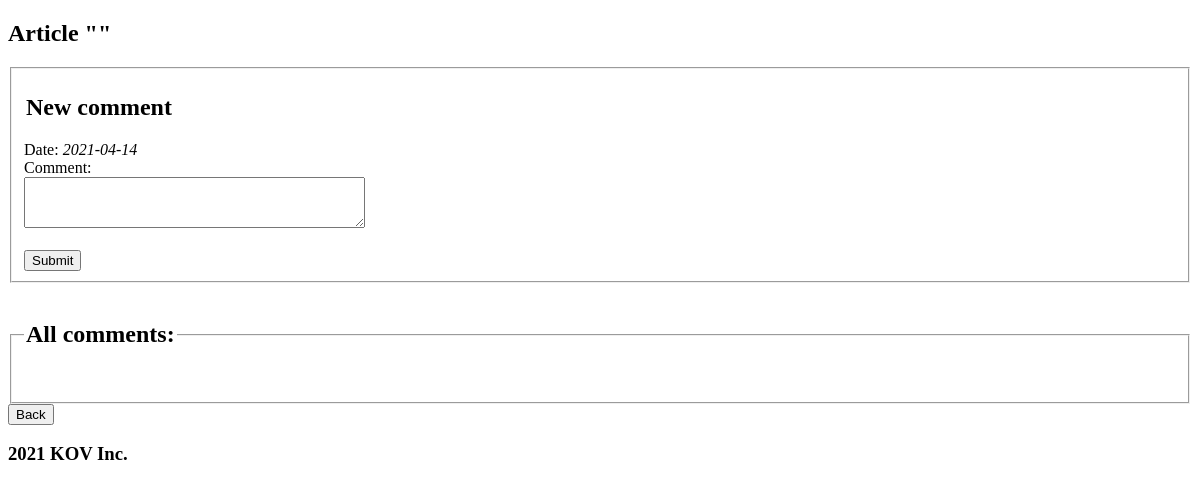
/article/5, run on an earlier commit of the app's database.
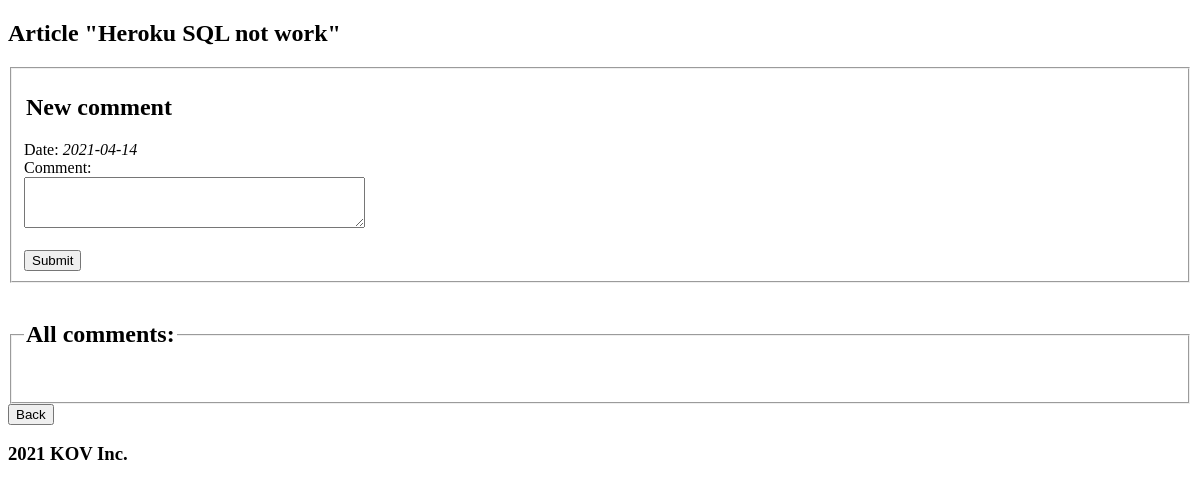
And on a later commit of the database.
### app.py (models this page shows, shortened)
class Article(db.Model):    # Данный Класс наследуется от метода Model БД. Модель в Python это Таблица в БД
    id = db.Column(db.Integer, primary_key = True, autoincrement = True)
    title = db.Column(db.String(140), unique = True, nullable = False)
    article_url = db.Column(db.String(300), unique = True, nullable = False)
    content = db.Column(db.String(2000), nullable = False)
    date_created = db.Column(db.Date, default = date.today)

### app.py (the view, shortened to what this page needs)
@app.route('/article/<article_url>', methods=['GET', 'POST'])
def new_article(article_url):
    form = CommentForm(request.form)
    article = Article.query.filter_by(article_url = article_url).first()
    all_comments = Comment.query.filter_by(article=article)
    return render_template('article.html', comments=all_comments, article=article, date_today=date.today())

### template/article.html (shortened to what this page needs)
{% extends '_base_template.html' %}
{% block main %}
<div class="container">
    <h2>Article "{{article.title}}" </h2>
    <div>
        <form method="post">
            <fieldset>
                <div class="panel-primary">
                    <legend><h2>New comment</h2></legend>
                    <div class="panel-title">Date: <i> {{date_today}}</i></div>
                    <div class="panel-title">Comment:</div>
                    <textarea name="content" cols="40" rows="3"></textarea>
                    <br>
                    <br>
                    <input type="submit" class="btn btn-lg btn-success" value="Submit">
                </div>
            </fieldset>
        </form>
        <br />
        <fieldset>
        <legend><h2>All comments:</h2></legend>
            <br>
        </fieldset>
        <form method="get" action="{{url_for('index')}}">
            <input type="submit" class="btn btn-lg btn-danger" value="Back">
        </form>
    </div>
</div>
{% endblock %}

What changed in the data, as far as the page shows it:
added Article: title "Heroku SQL not work"
